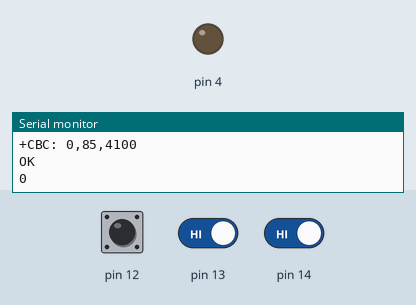
Simulated run of this sketch. Board: Arduino Uno, built with avr-gcc and run on an emulated ATmega328P. Shown: output pins drawn as LEDs (lit = HIGH), the last lines printed to the serial monitor. Inputs (shaded band) come from the test bench; at power-on: pin 12 HIGH, pin 13 HIGH, pin 14 HIGH. The modem accepts every AT command (registered, SIM ready, sends succeed) and sends nothing else.

Above: at 3.2 s.
3.3 s: pin 12 pulled LOW for 1 s
5.8 s: pin 12 driven LOW and pin 13 driven LOW and pin 14 driven LOW
At 6.8 s:
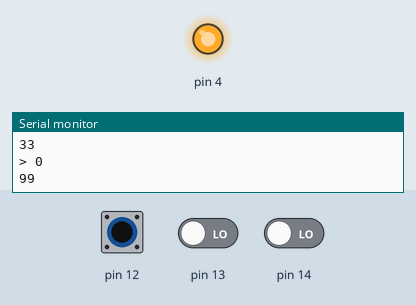
Timing chart, 0 to 8.8 s (numbered marks = the images above; inputs shaded):
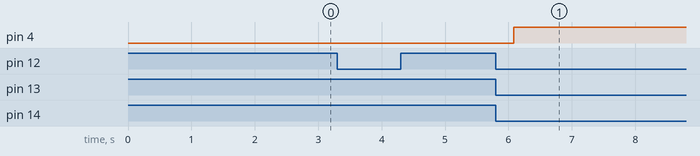

Measured:
- after the input at 5.8 s, pin 4: LOW → HIGH after 0.28 s

The sketch:

asssss.ino
```cpp
#include <SoftwareSerial.h>
SoftwareSerial mySerial(0, 2);
int a;
int l;
void updateSerial()
{
  delay(500);
  while (Serial.available())
  {
    mySerial.write(Serial.read());//Forward what Serial received to Software Serial Port
  }
  while(mySerial.available())
  {
    Serial.write(mySerial.read());//Forward what Software Serial received to Serial Port
  }
}
void setup() {
  Serial.begin(115200);
  Serial.println("NodeMCU USB serial initialize");
  mySerial.begin(9600);
  Serial.println("SIM800L serial initialize");

  mySerial.println("AT"); //Once the handshake test is successful, it will back to OK
  updateSerial();
  mySerial.println("AT+CSQ"); //Signal quality test, value range is 0-31 , 31 is the best
  updateSerial();
  mySerial.println("AT+CCID"); //Read SIM information to confirm whether the SIM is plugged
  updateSerial();
  mySerial.println("AT+CBC"); //Battery
  updateSerial();
  pinMode(13, INPUT_PULLUP);
  pinMode(12, INPUT_PULLUP);
  pinMode(14, INPUT_PULLUP);
  pinMode(4, OUTPUT);
  // put your setup code here, to run once:
}

void loop() {
  a=digitalRead(13)+digitalRead(12)+digitalRead(14);
  if (a!=l){
 switch(a){
   case 3:
   digitalWrite(4, LOW);
   Serial.println("0");
   break;
   case 2:
   Serial.println("33");
   digitalWrite(4, LOW);
  mySerial.println("AT+CMGS=\"+639673190911\"");//change ZZ with country code and xxxxxxxxxxx with phone number to sms
  updateSerial();
  mySerial.print("Water level is 33%"); //text content
  updateSerial();
   break;
   case 1:
  digitalWrite(4, LOW);
  Serial.println("Water level is 66");
  mySerial.println("AT+CMGS=\"+639673190911\"");//change ZZ with country code and xxxxxxxxxxx with phone number to sms
  updateSerial();
  mySerial.print("Water level is 66%"); //text content
   break;
   case 0:
  digitalWrite(4, HIGH);
  Serial.println("99");
  mySerial.println("AT+CMGS=\"+639673190911\"");//change ZZ with country code and xxxxxxxxxxx with phone number to sms
  updateSerial();
  mySerial.print("Water level is 99%"); //text content
  mySerial.println("AT"); //Once the handshake test is successful, i t will back to OK
  updateSerial();
   mySerial.println("ATD+ +639673190911"); //  change ZZ with country code and xxxxxxxxxxx with phone number to dial
  updateSerial();
  delay(10000); // wait for 20 seconds...
  mySerial.println("ATH"); //hang up
  updateSerial();
   break;
 }
  }
 l=a;

  updateSerial();
}
```
